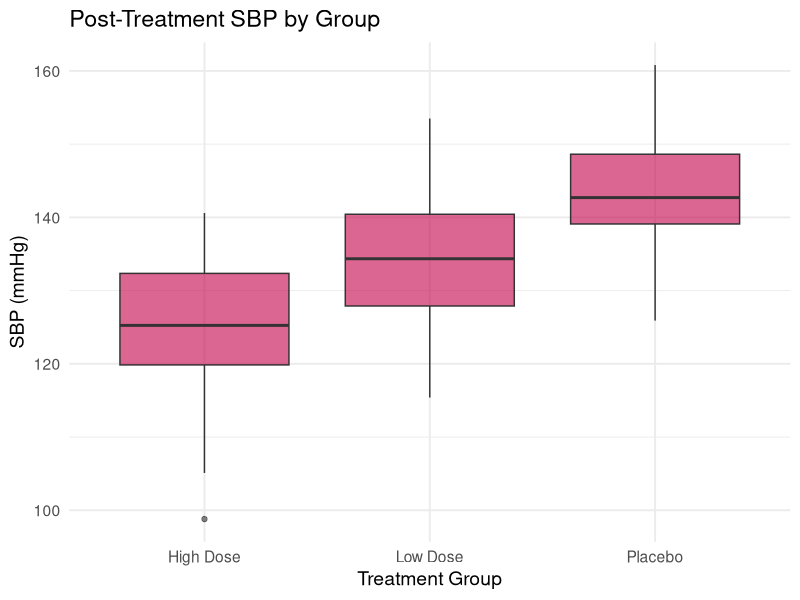

The R source for this figure:
## ---- chunk 1
library(tidyverse)

# Load the dataset
sbp_demo <- read_csv("sbp_demo.csv")

# Preview
glimpse(sbp_demo)
## ---- chunk 2
# Summarise post-treatment SBP by group
summary_table <- sbp_demo |>
  group_by(group) |>
  summarise(
    n = n(),
    mean = round(mean(sbp_post), 1),
    median = round(median(sbp_post), 1),
    sd = round(sd(sbp_post), 1),
    min = round(min(sbp_post), 1),
    max = round(max(sbp_post), 1)
  )

summary_table

## ---- chunk 3
# Boxplot of post-treatment SBP by group
ggplot(sbp_demo, aes(x = group, y = sbp_post)) +
  geom_boxplot(fill = "#C5004A", alpha = 0.6) +
  labs(title = "Post-Treatment SBP by Group",
       x = "Treatment Group", y = "SBP (mmHg)") +
  theme_minimal(base_size = 14)

## ---- chunk 4
# Run the ANOVA model
anova_result <- aov(sbp_post ~ group,data = sbp_demo)                           
anova_result
summary(anova_result)                          
## ---- chunk 5
# Tukey HSD to compare pairs of groups
TukeyHSD(anova_result)
